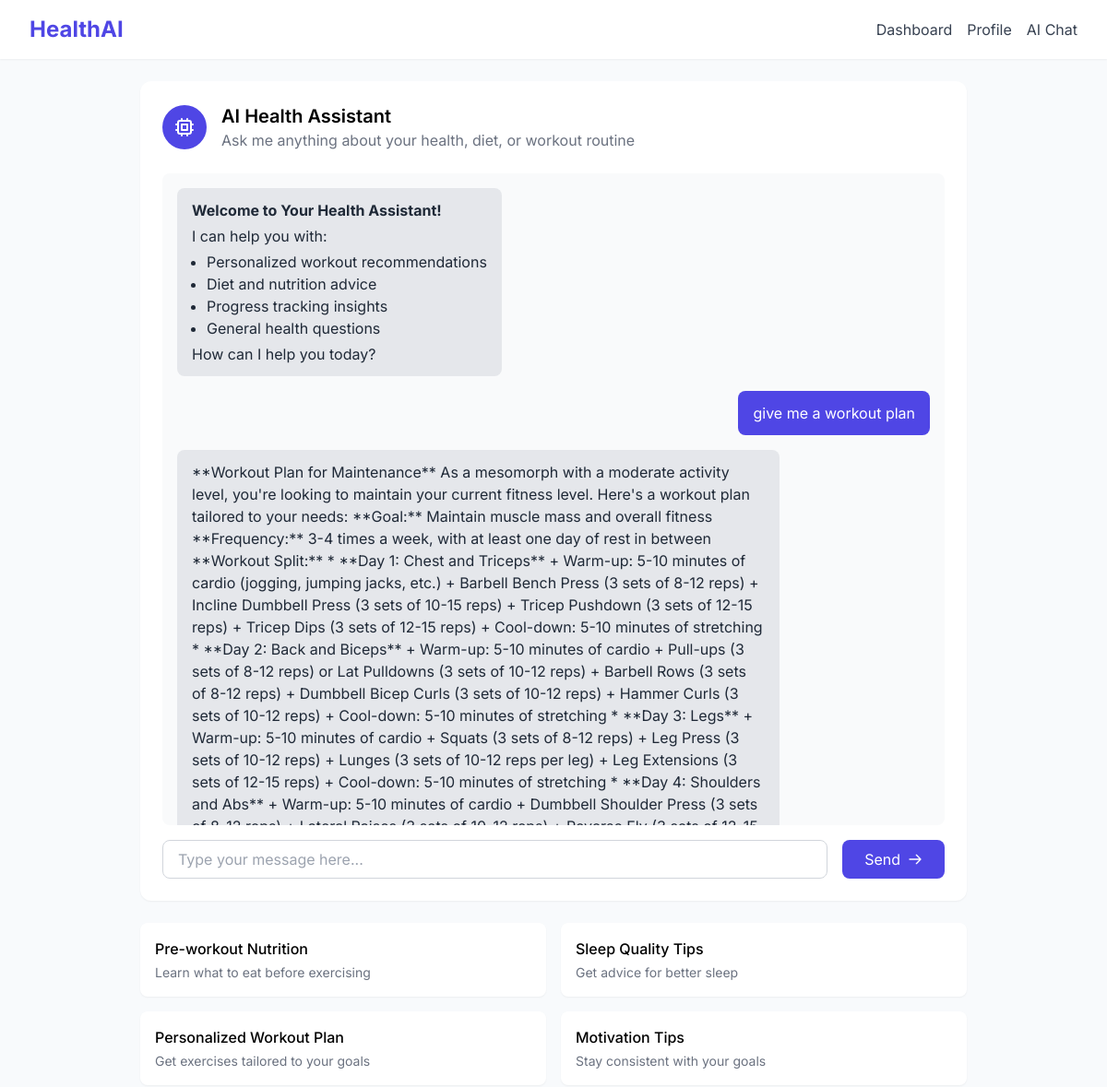
Page /chat/ (signed in) on the committed database.
### healthapp/models.py (models this page shows, shortened)
class ChatHistory(models.Model):
    user = models.ForeignKey(User, on_delete=models.CASCADE)
    message = models.TextField()
    response = models.TextField()
    timestamp = models.DateTimeField(auto_now_add=True)
    class Meta:
        ordering = ['-timestamp']
        verbose_name_plural = 'Chat histories'

### healthapp/views.py (the view, shortened to what this page needs)
# urls.py: path('chat/', views.chat, name='chat'),
@login_required
def chat(request):
    try:
        profile = request.user.userprofile
    except UserProfile.DoesNotExist:
        profile = UserProfile.objects.create(
            user=request.user,
            height=170,
            weight=70,
            body_type='mesomorph',
            activity_level='moderate',
            fitness_goal='maintenance'
        )
        return redirect('profile')
    chat_history = ChatHistory.objects.filter(user=request.user).order_by('-timestamp')[:10]
    return render(request, 'chat.html', {
        'chat_history': chat_history,
        'profile': profile
    })

### templates/chat.html (shortened to what this page needs)
{% extends 'base.html' %}
{% block content %}
<div class="max-w-4xl mx-auto">
    <div class="bg-white rounded-xl shadow-sm p-6">
        <div class="flex items-center space-x-4 mb-6">
            <div class="w-12 h-12 rounded-full bg-indigo-600 flex items-center justify-center">
                <svg class="w-6 h-6 text-white" fill="none" stroke="currentColor" viewBox="0 0 24 24">
                    <path stroke-linecap="round" stroke-linejoin="round" stroke-width="2" d="M9 3v2m6-2v2M9 19v2m6-2v2M5 9H3m2 6H3m18-6h-2m2 6h-2M7 19h10a2 2 0 002-2V7a2 2 0 00-2-2H7a2 2 0 00-2 2v10a2 2 0 002 2zM9 9h6v6H9V9z" />
                </svg>
            </div>
            <div>
                <h1 class="text-xl font-semibold">AI Health Assistant</h1>
                <p class="text-gray-500">Ask me anything about your health, diet, or workout routine</p>
            </div>
        </div>
        <div class="bg-gray-50 rounded-lg p-4 h-[60vh] overflow-y-auto mb-4" id="chat-messages">
            <div class="mb-4">
                <div class="inline-block bg-gray-200 text-gray-800 px-4 py-3 rounded-lg max-w-[80%]">
                    <div class="prose prose-sm">
                        <h4 class="font-bold text-gray-800 mt-0 mb-1">Welcome to Your Health Assistant!</h4>
                        <p class="m-0">I can help you with:</p>
                        <ul class="list-disc ml-4 mt-1 mb-1">
                            <li>Personalized workout recommendations</li>
                            <li>Diet and nutrition advice</li>
                            <li>Progress tracking insights</li>
                            <li>General health questions</li>
                        </ul>
                        <p class="m-0">How can I help you today?</p>
                    </div>
                </div>
            </div>
            {% for chat in chat_history %}
            <div class="mb-4 text-right">
                <div class="inline-block bg-indigo-600 text-white px-4 py-3 rounded-lg max-w-[80%]">
                    {{ chat.message }}
                </div>
            </div>
            <div class="mb-4">
                <div class="inline-block bg-gray-200 text-gray-800 px-4 py-3 rounded-lg max-w-[80%]">
                    <div class="prose prose-sm markdown-content">
                        {{ chat.response }}
                    </div>
                </div>
            </div>
            {% endfor %}
        </div>
        <form id="chat-form" class="flex gap-4">
            <input type="text"
                   id="chat-input"
                   class="flex-1 px-4 py-2 border border-gray-300 rounded-lg focus:outline-none focus:ring-2 focus:ring-indigo-600"
                   placeholder="Type your message here..."
                   required>
            <button type="submit"
                    class="px-6 py-2 bg-indigo-600 text-white rounded-lg hover:bg-indigo-700 transition-colors flex items-center space-x-2">
                <span>Send</span>
                <svg class="w-4 h-4" fill="none" stroke="currentColor" viewBox="0 0 24 24">
                    <path stroke-linecap="round" stroke-linejoin="round" stroke-width="2" d="M14 5l7 7m0 0l-7 7m7-7H3" />
                </svg>
            </button>
        </form>
    </div>
    <div class="mt-6 grid grid-cols-1 md:grid-cols-2 gap-4">
        <button onclick="askQuestion('What should I eat before my workout?')"
                class="p-4 bg-white rounded-lg shadow-sm hover:bg-gray-50 transition-colors text-left">
            <h3 class="font-medium mb-1">Pre-workout Nutrition</h3>
            <p class="text-sm text-gray-500">Learn what to eat before exercising</p>
        </button>
        <button onclick="askQuestion('How can I improve my sleep quality?')"
                class="p-4 bg-white rounded-lg shadow-sm hover:bg-gray-50 transition-colors text-left">
            <h3 class="font-medium mb-1">Sleep Quality Tips</h3>
            <p class="text-sm text-gray-500">Get advice for better sleep</p>
        </button>
        <button onclick="askQuestion('What exercises are best for my fitness goal?')"
                class="p-4 bg-white rounded-lg shadow-sm hover:bg-gray-50 transition-colors text-left">
            <h3 class="font-medium mb-1">Personalized Workout Plan</h3>
            <p class="text-sm text-gray-500">Get exercises tailored to your goals</p>
        </button>
        <button onclick="askQuestion('How can I stay motivated with my fitness journey?')"
                class="p-4 bg-white rounded-lg shadow-sm hover:bg-gray-50 transition-colors text-left">
            <h3 class="font-medium mb-1">Motivation Tips</h3>
            <p class="text-sm text-gray-500">Stay consistent with your goals</p>
        </button>
    </div>
</div>
{% endblock %}

### templates/base.html (style rules this page uses)
body { font-family: 'Inter', sans-serif; background-color: #f8fafc; }

### rows in the picture
ChatHistory: message "give me a workout plan", response "**Workout Plan for Maintenance** As a mesomorph with a moderate activity level, you're looking to maintain your current fitness level. Here's a workout plan tailored to your needs: **Goal:** Maintain muscle mass and overall fitness **Frequency:** 3-4 times a week, with at least one day of rest in between **Workout Split:** * **Day 1: Chest and Triceps** + Warm-up: 5-10 minutes of cardio (jogging, jumping jacks, etc.) + Barbell Bench Press (3 sets of 8-12 reps) + Incline Dumbbell Press (3 sets of 10-15 reps) + Tricep Pushdown (3 sets of 12-15 reps) + Tricep Dips (3 sets of 12-15 reps) + Cool-down: 5-10 minutes of stretching * **Day 2: Back and Biceps** + Warm-up: 5-10 minutes of cardio +…"
